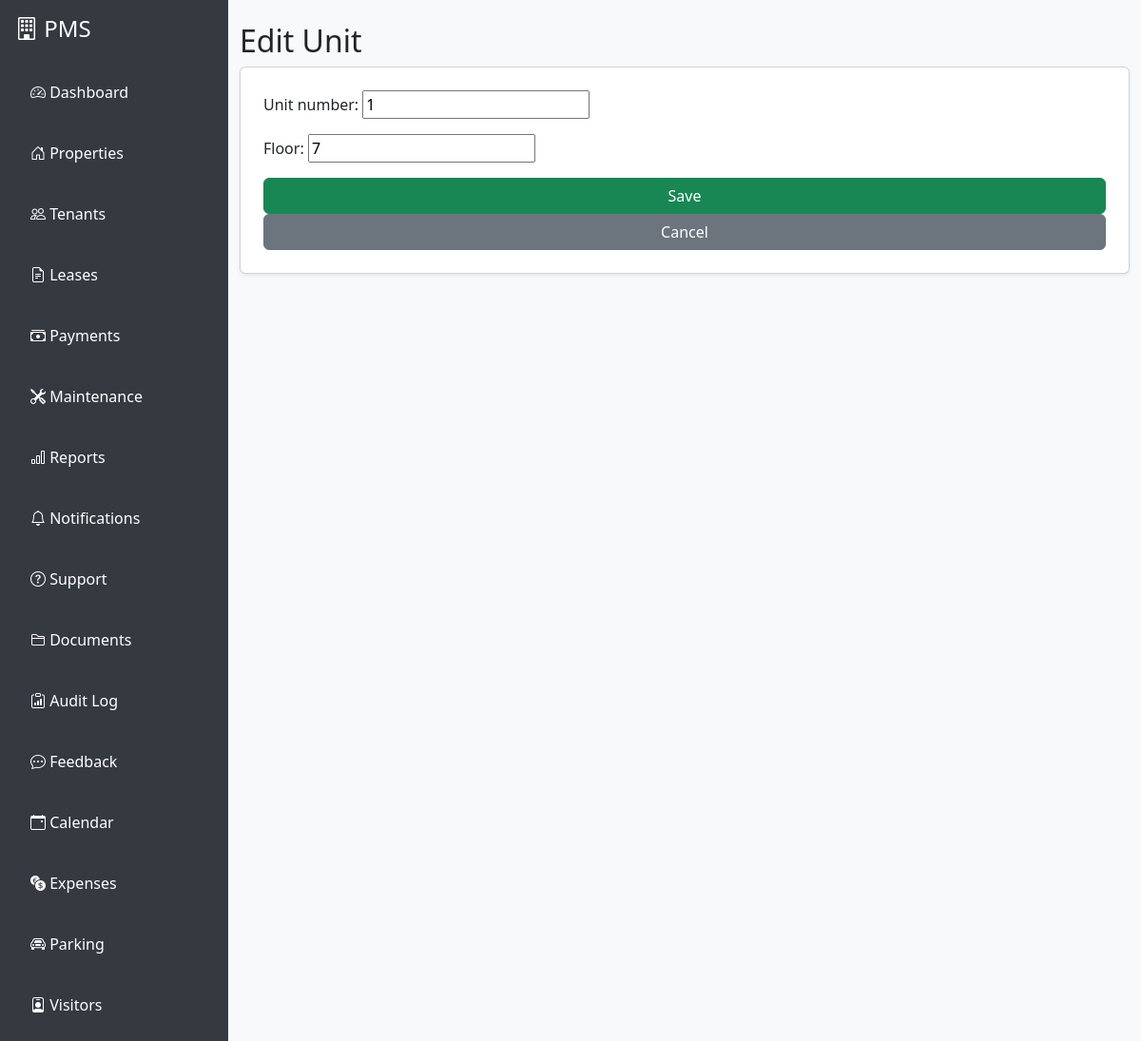
/properties/units/1/edit/ (signed in), run on the app's committed database.
### properties/models.py (models this page shows, shortened)
class Unit(models.Model):
    building = models.ForeignKey(Building, on_delete=models.CASCADE)
    unit_number = models.CharField(max_length=20)
    floor = models.IntegerField()

### properties/views.py (the view, shortened to what this page needs)
# urls.py: path('units/<int:pk>/edit/', views.UnitUpdateView.as_view(), name='unit_edit'),
class UnitUpdateView(LoginRequiredMixin, LandlordRequiredMixin, UpdateView):
    model = Unit
    fields = ['unit_number', 'floor']
    template_name = 'properties/unit_form.html'

### properties/views.py (called while the page is built)
    def test_func(self):
        return hasattr(self.request.user, "role") and self.request.user.role == "landlord"

### templates/properties/unit_form.html (shortened to what this page needs)
{% extends "base.html" %}
{% block content %}
<div class="container mt-4">
    <h2>{{ view.object.pk|yesno:"Edit Unit,Add Unit" }}</h2>
    <form method="post" class="card p-4 shadow-sm">
        {{ form.as_p }}
        <button type="submit" class="btn btn-success">Save</button>
        <a href="{% url 'unit_list' building_id %}" class="btn btn-secondary">Cancel</a>
    </form>
</div>
{% endblock %}

### templates/base.html (style rules this page uses)
body { background: #f8f9fa; transition: background 0.3s, color 0.3s; }

### data on the page
Unit: object.pk "Edit Unit", unit_number "1", floor "7"
